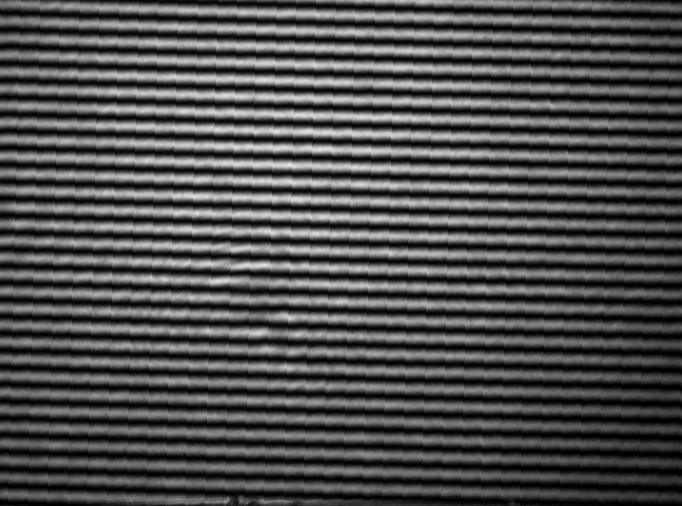
#> input picture imgref.bmp, 682 x 506 px
$ jupyter execute --allow-errors Jetprofile1.ipynb   (shell and % lines are left out)   (text cells are left out)
#> lines starting #> are read from the running program, lines starting #| are printed output that depends on the picture; pictures that were not available may be replaced by others from this repository, and a replacement may not be noted
[cell 1]
import abel
import scipy
import cmath
import numpy as np
from typing import Tuple
from PIL import Image, ImageFilter
import matplotlib.pyplot as plt
from scipy.optimize import curve_fit
from ipywidgets import interact, interactive, fixed, interact_manual
from matplotlib.backend_bases import MouseButton
from mpl_point_clicker import clicker
from scipy.fft import fft, ifft
from scipy.ndimage import gaussian_filter
import mplcursors

from skimage import data, img_as_float, color, exposure
from skimage.restoration import unwrap_phase

[cell 2]
#Imagens do interferograma
originalref = Image.open('imgref.bmp')
#> originalref is the input picture: PIL image 682x506 RGB; min 0, max 226, mean 78
originalgas = Image.open('imggas.bmp')
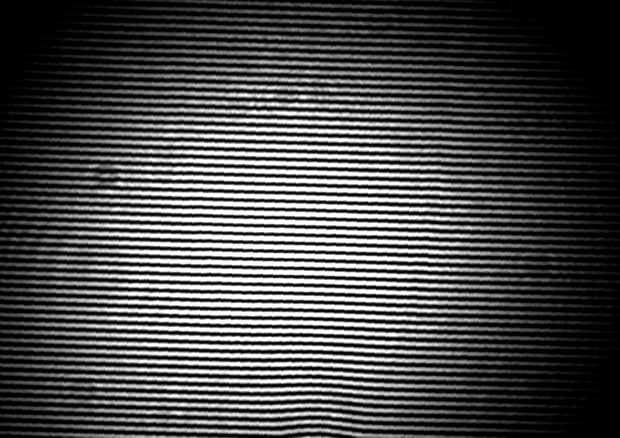
#> input picture imggas.jpeg, 1240 x 875 px, given in place of imggas.bmp, which was not available (shown at 1/2 size)
#> originalgas is the input picture: PIL image 1240x875 RGB; min 0, max 255, mean 74.7

phase_ref = np.asarray(originalref)
phase_gas = np.asarray(originalgas)

#Fatiar imagem com 3 canais
intref = phase_ref[:,:,0]
intgas = phase_gas[:,:,0]

[cell 3]
# Verificar imagens
fig, axs = plt.subplots(1, 2, figsize=(8, 6))

axs[0].imshow(intref, cmap='gray')
axs[1].imshow(intgas, cmap='gray')

axs[0].set_title('Ref')
axs[1].set_title('gas')

plt.tight_layout()
plt.show()
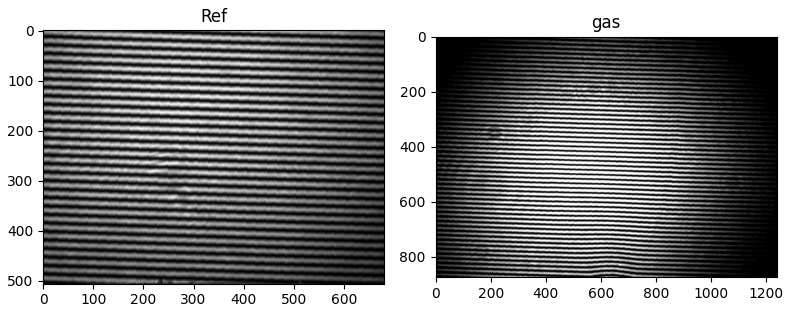
#> figure drawn by matplotlib, 2 panels

[cell 4]
#Calcular transformada de fourier das imagens
fftref = np.fft.fft2(intref)
fftgas = np.fft.fft2(intgas)

[cell 5]
#Determinar pontos de referência para corte e rotação
fig, ax = plt.subplots(figsize=(12,10))
ax.imshow(np.log(np.abs(fftref)), cmap='gray')
#> (the rest of this cell did not finish here and is left out)

[cell 6]
max_nlines, max_nrows = np.shape(fftgas)
#> max_nlines = 875; max_nrows = 1240
#Pontos de referência do filtro

#> (the rest of this cell did not finish here and is left out)

[cell 7]
#Criando matrizes nulas
gfilter = np.zeros(np.shape(fftgas))

#filtro
#x = np.ones(np.shape(fftgas_filter[693:697][:])
#> (the rest of this cell did not finish here and is left out)

#> (a cell that did not finish here is left out)

[cell 9]
plt.figure(figsize=(8,6))
plt.imshow(np.log(np.abs(gfilter)), cmap='gray')
plt.show()
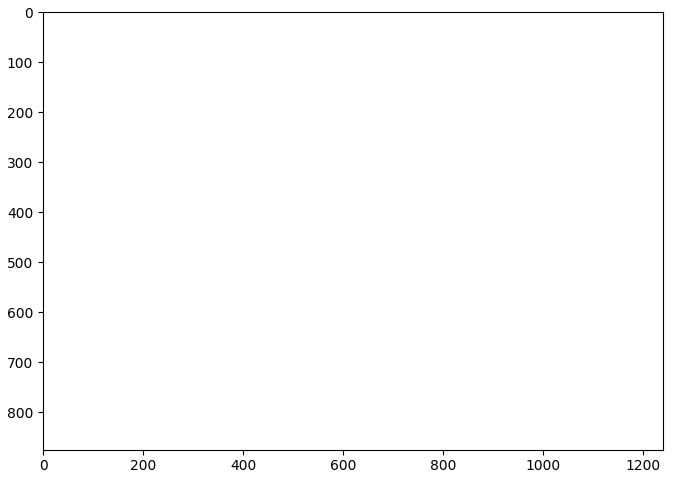
#> figure drawn by matplotlib, 1 panel
